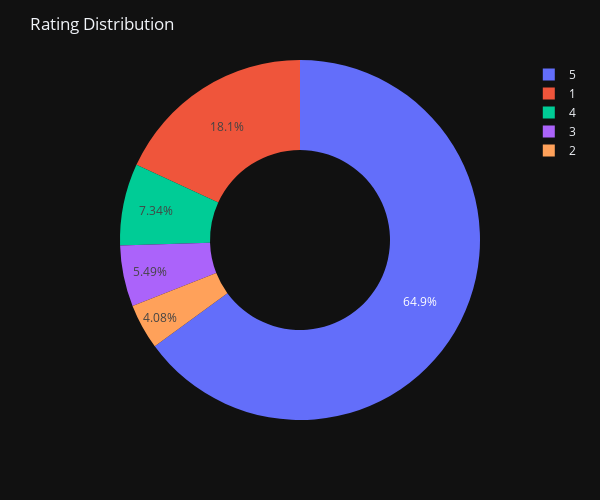

This figure's notebook cell:
### Code cell
# Check percentages of ratings:
ratings = df_tk_review["score"].value_counts()
numbers = ratings.index
quantity = ratings.values

fig = px.pie(df_tk_review, 
             values=quantity, 
             names=numbers,
             hole = 0.5)

fig.update_layout(
    title="Rating Distribution",
    template = "plotly_dark",
    width=600, height=500
)
fig.show()

### Figure 1 — Plotly figure (JSON) as saved in the notebook; plotly's stock layout.template omitted (floating-point values rounded to 4 significant figures)
{"data": [{"domain": {"x": [0, 1], "y": [0, 1]}, "hole": 0.5, "hovertemplate": "label=%{label}<br>value=%{value}<extra></extra>", "labels": [5, 1, 4, 3, 2], "legendgroup": "", "name": "", "showlegend": true, "type": "pie", "values": [186567, 52137, 21099, 15759, 11732]}], "layout": {"height": 500, "legend": {"tracegroupgap": 0}, "margin": {"t": 60}, "title": {"text": "Rating Distribution"}, "width": 600}}
